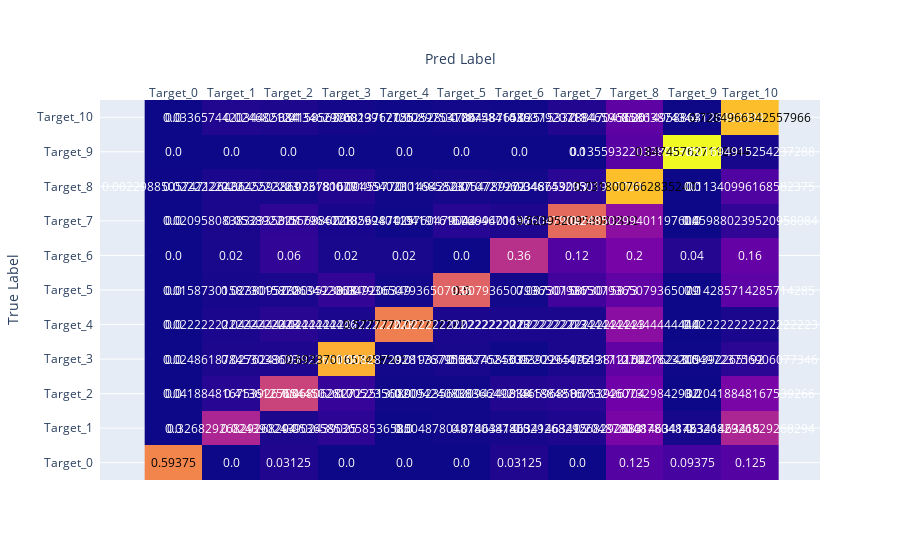

The notebook cell this image was saved under:
### Code cell
cm = confusion_matrix(oof_df[Config.target], oof_df['prediction'], normalize='true')

names = [f'Target_{i}' for i in range(11)]

fig = ff.create_annotated_heatmap(cm, x=names, y=names)
fig.update_layout(
    yaxis_title='True Label',
    xaxis_title='Pred Label',
)
fig.show()

### Figure 1 — Plotly figure (JSON) as saved in the notebook; plotly's stock layout.template omitted (floating-point values rounded to 4 significant figures)
{"data": [{"colorscale": [[0, "#0d0887"], [0.1111, "#46039f"], [0.2222, "#7201a8"], [0.3333, "#9c179e"], [0.4444, "#bd3786"], [0.5556, "#d8576b"], [0.6667, "#ed7953"], [0.7778, "#fb9f3a"], [0.8889, "#fdca26"], [1, "#f0f921"]], "reversescale": false, "showscale": false, "type": "heatmap", "x": ["Target_0", "Target_1", "Target_2", "Target_3", "Target_4", "Target_5", "Target_6", "Target_7", "Target_8", "Target_9", "Target_10"], "y": ["Target_0", "Target_1", "Target_2", "Target_3", "Target_4", "Target_5", "Target_6", "Target_7", "Target_8", "Target_9", "Target_10"], "z": [[0.5938, 0, 0.03125, 0, 0, 0, 0.03125, 0, 0.125, 0.09375, 0.125], [0, 0.3268, 0.02439, 0.05366, 0, 0.004878, 0.01463, 0.02927, 0.2049, 0.01463, 0.3268], [0, 0.04188, 0.4136, 0.06806, 0.005236, 0.005236, 0.03665, 0.04188, 0.1832, 0, 0.2042], [0, 0.02486, 0.02762, 0.6934, 0.008287, 0.01934, 0.002762, 0.0221, 0.1492, 0.002762, 0.04972], [0, 0.02222, 0.04444, 0.02222, 0.5778, 0.02222, 0.02222, 0.02222, 0.2444, 0, 0.02222], [0, 0.01587, 0.02381, 0.06349, 0.007937, 0.5, 0.007937, 0.0873, 0.1508, 0, 0.1429], [0, 0.02, 0.06, 0.02, 0.02, 0, 0.36, 0.12, 0.2, 0.04, 0.16], [0, 0.02096, 0.05389, 0.01796, 0.002994, 0.04192, 0.02994, 0.524, 0.2485, 0, 0.05988], [0.002299, 0.02222, 0.01456, 0.03678, 0.004598, 0.01686, 0.01073, 0.04674, 0.7318, 0, 0.1134], [0, 0, 0, 0, 0, 0, 0, 0, 0.1356, 0.8475, 0.01695], [0, 0.03366, 0.02468, 0.01346, 0.002992, 0.008975, 0.004488, 0.03515, 0.1466, 0.001496, 0.7285]]}], "layout": {"annotations": [{"font": {"color": "#000000"}, "showarrow": false, "text": "0.59375", "x": "Target_0", "xref": "x", "y": "Target_0", "yref": "y"}, {"font": {"color": "#FFFFFF"}, "showarrow": false, "text": "0.0", "x": "Target_1", "xref": "x", "y": "Target_0", "yref": "y"}, {"font": {"color": "#FFFFFF"}, "showarrow": false, "text": "0.03125", "x": "Target_2", "xref": "x", "y": "Target_0", "yref": "y"}, {"font": {"color": "#FFFFFF"}, "showarrow": false, "text": "0.0", "x": "Target_3", "xref": "x", "y": "Target_0", "yref": "y"}, {"font": {"color": "#FFFFFF"}, "showarrow": false, "text": "0.0", "x": "Target_4", "xref": "x", "y": "Target_0", "yref": "y"}, {"font": {"color": "#FFFFFF"}, "showarrow": false, "text": "0.0", "x": "Target_5", "xref": "x", "y": "Target_0", "yref": "y"}, {"font": {"color": "#FFFFFF"}, "showarrow": false, "text": "0.03125", "x": "Target_6", "xref": "x", "y": "Target_0", "yref": "y"}, {"font": {"color": "#FFFFFF"}, "showarrow": false, "text": "0.0", "x": "Target_7", "xref": "x", "y": "Target_0", "yref": "y"}, {"font": {"color": "#FFFFFF"}, "showarrow": false, "text": "0.125", "x": "Target_8", "xref": "x", "y": "Target_0", "yref": "y"}, {"font": {"color": "#FFFFFF"}, "showarrow": false, "text": "0.09375", "x": "Target_9", "xref": "x", "y": "Target_0", "yref": "y"}, {"font": {"color": "#FFFFFF"}, "showarrow": false, "text": "0.125", "x": "Target_10", "xref": "x", "y": "Target_0", "yref": "y"}, {"font": {"color": "#FFFFFF"}, "showarrow": false, "text": "0.0", "x": "Target_0", "xref": "x", "y": "Target_1", "yref": "y"}, {"font": {"color": "#FFFFFF"}, "showarrow": false, "text": "0.32682926829268294", "x": "Target_1", "xref": "x", "y": "Target_1", "yref": "y"}, {"font": {"color": "#FFFFFF"}, "showarrow": false, "text": "0.024390243902439025", "x": "Target_2", "xref": "x", "y": "Target_1", "yref": "y"}, {"font": {"color": "#FFFFFF"}, "showarrow": false, "text": "0.05365853658536585", "x": "Target_3", "xref": "x", "y": "Target_1", "yref": "y"}, {"font": {"color": "#FFFFFF"}, "showarrow": false, "text": "0.0", "x": "Target_4", "xref": "x", "y": "Target_1", "yref": "y"}, {"font": {"color": "#FFFFFF"}, "showarrow": false, "text": "0.004878048780487805", "x": "Target_5", "xref": "x", "y": "Target_1", "yref": "y"}, {"font": {"color": "#FFFFFF"}, "showarrow": false, "text": "0.014634146341463415", "x": "Target_6", "xref": "x", "y": "Target_1", "yref": "y"}, {"font": {"color": "#FFFFFF"}, "showarrow": false, "text": "0.02926829268292683", "x": "Target_7", "xref": "x", "y": "Target_1", "yref": "y"}, {"font": {"color": "#FFFFFF"}, "showarrow": false, "text": "0.2048780487804878", "x": "Target_8", "xref": "x", "y": "Target_1", "yref": "y"}, {"font": {"color": "#FFFFFF"}, "showarrow": false, "text": "0.014634146341463415", "x": "Target_9", "xref": "x", "y": "Target_1", "yref": "y"}, {"font": {"color": "#FFFFFF"}, "showarrow": false, "text": "0.32682926829268294", "x": "Target_10", "xref": "x", "y": "Target_1", "yref": "y"}, {"font": {"color": "#FFFFFF"}, "showarrow": false, "text": "0.0", "x": "Target_0", "xref": "x", "y": "Target_2", "yref": "y"}, {"font": {"color": "#FFFFFF"}, "showarrow": false, "text": "0.041884816753926704", "x": "Target_1", "xref": "x", "y": "Target_2", "yref": "y"}, {"font": {"color": "#FFFFFF"}, "showarrow": false, "text": "0.41361256544502617", "x": "Target_2", "xref": "x", "y": "Target_2", "yref": "y"}, {"font": {"color": "#FFFFFF"}, "showarrow": false, "text": "0.06806282722513089", "x": "Target_3", "xref": "x", "y": "Target_2", "yref": "y"}, {"font": {"color": "#FFFFFF"}, "showarrow": false, "text": "0.005235602094240838", "x": "Target_4", "xref": "x", "y": "Target_2", "yref": "y"}, {"font": {"color": "#FFFFFF"}, "showarrow": false, "text": "0.005235602094240838", "x": "Target_5", "xref": "x", "y": "Target_2", "yref": "y"}, {"font": {"color": "#FFFFFF"}, "showarrow": false, "text": "0.03664921465968586", "x": "Target_6", "xref": "x", "y": "Target_2", "yref": "y"}, {"font": {"color": "#FFFFFF"}, "showarrow": false, "text": "0.041884816753926704", "x": "Target_7", "xref": "x", "y": "Target_2", "yref": "y"}, {"font": {"color": "#FFFFFF"}, "showarrow": false, "text": "0.18324607329842932", "x": "Target_8", "xref": "x", "y": "Target_2", "yref": "y"}, {"font": {"color": "#FFFFFF"}, "showarrow": false, "text": "0.0", "x": "Target_9", "xref": "x", "y": "Target_2", "yref": "y"}, {"font": {"color": "#FFFFFF"}, "showarrow": false, "text": "0.20418848167539266", "x": "Target_10", "xref": "x", "y": "Target_2", "yref": "y"}, {"font": {"color": "#FFFFFF"}, "showarrow": false, "text": "0.0", "x": "Target_0", "xref": "x", "y": "Target_3", "yref": "y"}, {"font": {"color": "#FFFFFF"}, "showarrow": false, "text": "0.024861878453038673", "x": "Target_1", "xref": "x", "y": "Target_3", "yref": "y"}, {"font": {"color": "#FFFFFF"}, "showarrow": false, "text": "0.027624309392265192", "x": "Target_2", "xref": "x", "y": "Target_3", "yref": "y"}, {"font": {"color": "#000000"}, "showarrow": false, "text": "0.6933701657458563", "x": "Target_3", "xref": "x", "y": "Target_3", "yref": "y"}, {"font": {"color": "#FFFFFF"}, "showarrow": false, "text": "0.008287292817679558", "x": "Target_4", "xref": "x", "y": "Target_3", "yref": "y"}, {"font": {"color": "#FFFFFF"}, "showarrow": false, "text": "0.019337016574585635", "x": "Target_5", "xref": "x", "y": "Target_3", "yref": "y"}, {"font": {"color": "#FFFFFF"}, "showarrow": false, "text": "0.0027624309392265192", "x": "Target_6", "xref": "x", "y": "Target_3", "yref": "y"}, {"font": {"color": "#FFFFFF"}, "showarrow": false, "text": "0.022099447513812154", "x": "Target_7", "xref": "x", "y": "Target_3", "yref": "y"}, {"font": {"color": "#FFFFFF"}, "showarrow": false, "text": "0.14917127071823205", "x": "Target_8", "xref": "x", "y": "Target_3", "yref": "y"}, {"font": {"color": "#FFFFFF"}, "showarrow": false, "text": "0.0027624309392265192", "x": "Target_9", "xref": "x", "y": "Target_3", "yref": "y"}, {"font": {"color": "#FFFFFF"}, "showarrow": false, "text": "0.049723756906077346", "x": "Target_10", "xref": "x", "y": "Target_3", "yref": "y"}, {"font": {"color": "#FFFFFF"}, "showarrow": false, "text": "0.0", "x": "Target_0", "xref": "x", "y": "Target_4", "yref": "y"}, {"font": {"color": "#FFFFFF"}, "showarrow": false, "text": "0.022222222222222223", "x": "Target_1", "xref": "x", "y": "Target_4", "yref": "y"}, {"font": {"color": "#FFFFFF"}, "showarrow": false, "text": "0.044444444444444446", "x": "Target_2", "xref": "x", "y": "Target_4", "yref": "y"}, {"font": {"color": "#FFFFFF"}, "showarrow": false, "text": "0.022222222222222223", "x": "Target_3", "xref": "x", "y": "Target_4", "yref": "y"}, {"font": {"color": "#000000"}, "showarrow": false, "text": "0.5777777777777777", "x": "Target_4", "xref": "x", "y": "Target_4", "yref": "y"}, {"font": {"color": "#FFFFFF"}, "showarrow": false, "text": "0.022222222222222223", "x": "Target_5", "xref": "x", "y": "Target_4", "yref": "y"}, {"font": {"color": "#FFFFFF"}, "showarrow": false, "text": "0.022222222222222223", "x": "Target_6", "xref": "x", "y": "Target_4", "yref": "y"}, {"font": {"color": "#FFFFFF"}, "showarrow": false, "text": "0.022222222222222223", "x": "Target_7", "xref": "x", "y": "Target_4", "yref": "y"}, {"font": {"color": "#FFFFFF"}, "showarrow": false, "text": "0.24444444444444444", "x": "Target_8", "xref": "x", "y": "Target_4", "yref": "y"}, {"font": {"color": "#FFFFFF"}, "showarrow": false, "text": "0.0", "x": "Target_9", "xref": "x", "y": "Target_4", "yref": "y"}, {"font": {"color": "#FFFFFF"}, "showarrow": false, "text": "0.022222222222222223", "x": "Target_10", "xref": "x", "y": "Target_4", "yref": "y"}, {"font": {"color": "#FFFFFF"}, "showarrow": false, "text": "0.0", "x": "Target_0", "xref": "x", "y": "Target_5", "yref": "y"}, {"font": {"color": "#FFFFFF"}, "showarrow": false, "text": "0.015873015873015872", "x": "Target_1", "xref": "x", "y": "Target_5", "yref": "y"}, {"font": {"color": "#FFFFFF"}, "showarrow": false, "text": "0.023809523809523808", "x": "Target_2", "xref": "x", "y": "Target_5", "yref": "y"}, {"font": {"color": "#FFFFFF"}, "showarrow": false, "text": "0.06349206349206349", "x": "Target_3", "xref": "x", "y": "Target_5", "yref": "y"}, {"font": {"color": "#FFFFFF"}, "showarrow": false, "text": "0.007936507936507936", "x": "Target_4", "xref": "x", "y": "Target_5", "yref": "y"}, {"font": {"color": "#000000"}, "showarrow": false, "text": "0.5", "x": "Target_5", "xref": "x", "y": "Target_5", "yref": "y"}, {"font": {"color": "#FFFFFF"}, "showarrow": false, "text": "0.007936507936507936", "x": "Target_6", "xref": "x", "y": "Target_5", "yref": "y"}, {"font": {"color": "#FFFFFF"}, "showarrow": false, "text": "0.0873015873015873", "x": "Target_7", "xref": "x", "y": "Target_5", "yref": "y"}, {"font": {"color": "#FFFFFF"}, "showarrow": false, "text": "0.15079365079365079", "x": "Target_8", "xref": "x", "y": "Target_5", "yref": "y"}, {"font": {"color": "#FFFFFF"}, "showarrow": false, "text": "0.0", "x": "Target_9", "xref": "x", "y": "Target_5", "yref": "y"}, {"font": {"color": "#FFFFFF"}, "showarrow": false, "text": "0.14285714285714285", "x": "Target_10", "xref": "x", "y": "Target_5", "yref": "y"}, {"font": {"color": "#FFFFFF"}, "showarrow": false, "text": "0.0", "x": "Target_0", "xref": "x", "y": "Target_6", "yref": "y"}, {"font": {"color": "#FFFFFF"}, "showarrow": false, "text": "0.02", "x": "Target_1", "xref": "x", "y": "Target_6", "yref": "y"}, {"font": {"color": "#FFFFFF"}, "showarrow": false, "text": "0.06", "x": "Target_2", "xref": "x", "y": "Target_6", "yref": "y"}, {"font": {"color": "#FFFFFF"}, "showarrow": false, "text": "0.02", "x": "Target_3", "xref": "x", "y": "Target_6", "yref": "y"}, {"font": {"color": "#FFFFFF"}, "showarrow": false, "text": "0.02", "x": "Target_4", "xref": "x", "y": "Target_6", "yref": "y"}, {"font": {"color": "#FFFFFF"}, "showarrow": false, "text": "0.0", "x": "Target_5", "xref": "x", "y": "Target_6", "yref": "y"}, {"font": {"color": "#FFFFFF"}, "showarrow": false, "text": "0.36", "x": "Target_6", "xref": "x", "y": "Target_6", "yref": "y"}, {"font": {"color": "#FFFFFF"}, "showarrow": false, "text": "0.12", "x": "Target_7", "xref": "x", "y": "Target_6", "yref": "y"}, {"font": {"color": "#FFFFFF"}, "showarrow": false, "text": "0.2", "x": "Target_8", "xref": "x", "y": "Target_6", "yref": "y"}, {"font": {"color": "#FFFFFF"}, "showarrow": false, "text": "0.04", "x": "Target_9", "xref": "x", "y": "Target_6", "yref": "y"}, {"font": {"color": "#FFFFFF"}, "showarrow": false, "text": "0.16", "x": "Target_10", "xref": "x", "y": "Target_6", "yref": "y"}, {"font": {"color": "#FFFFFF"}, "showarrow": false, "text": "0.0", "x": "Target_0", "xref": "x", "y": "Target_7", "yref": "y"}, {"font": {"color": "#FFFFFF"}, "showarrow": false, "text": "0.020958083832335328", "x": "Target_1", "xref": "x", "y": "Target_7", "yref": "y"}, {"font": {"color": "#FFFFFF"}, "showarrow": false, "text": "0.05389221556886228", "x": "Target_2", "xref": "x", "y": "Target_7", "yref": "y"}, {"font": {"color": "#FFFFFF"}, "showarrow": false, "text": "0.017964071856287425", "x": "Target_3", "xref": "x", "y": "Target_7", "yref": "y"}, {"font": {"color": "#FFFFFF"}, "showarrow": false, "text": "0.0029940119760479044", "x": "Target_4", "xref": "x", "y": "Target_7", "yref": "y"}, {"font": {"color": "#FFFFFF"}, "showarrow": false, "text": "0.041916167664670656", "x": "Target_5", "xref": "x", "y": "Target_7", "yref": "y"}, {"font": {"color": "#FFFFFF"}, "showarrow": false, "text": "0.029940119760479042", "x": "Target_6", "xref": "x", "y": "Target_7", "yref": "y"}, {"font": {"color": "#000000"}, "showarrow": false, "text": "0.5239520958083832", "x": "Target_7", "xref": "x", "y": "Target_7", "yref": "y"}, {"font": {"color": "#FFFFFF"}, "showarrow": false, "text": "0.24850299401197604", "x": "Target_8", "xref": "x", "y": "Target_7", "yref": "y"}, {"font": {"color": "#FFFFFF"}, "showarrow": false, "text": "0.0", "x": "Target_9", "xref": "x", "y": "Target_7", "yref": "y"}, {"font": {"color": "#FFFFFF"}, "showarrow": false, "text": "0.059880239520958084", "x": "Target_10", "xref": "x", "y": "Target_7", "yref": "y"}, {"font": {"color": "#FFFFFF"}, "showarrow": false, "text": "0.0022988505747126436", "x": "Target_0", "xref": "x", "y": "Target_8", "yref": "y"}, {"font": {"color": "#FFFFFF"}, "showarrow": false, "text": "0.022222222222222223", "x": "Target_1", "xref": "x", "y": "Target_8", "yref": "y"}, {"font": {"color": "#FFFFFF"}, "showarrow": false, "text": "0.014559386973180077", "x": "Target_2", "xref": "x", "y": "Target_8", "yref": "y"}, {"font": {"color": "#FFFFFF"}, "showarrow": false, "text": "0.0367816091954023", "x": "Target_3", "xref": "x", "y": "Target_8", "yref": "y"}, {"font": {"color": "#FFFFFF"}, "showarrow": false, "text": "0.004597701149425287", "x": "Target_4", "xref": "x", "y": "Target_8", "yref": "y"}, {"font": {"color": "#FFFFFF"}, "showarrow": false, "text": "0.01685823754789272", "x": "Target_5", "xref": "x", "y": "Target_8", "yref": "y"}, {"font": {"color": "#FFFFFF"}, "showarrow": false, "text": "0.010727969348659003", "x": "Target_6", "xref": "x", "y": "Target_8", "yref": "y"}, {"font": {"color": "#FFFFFF"}, "showarrow": false, "text": "0.04674329501915709", "x": "Target_7", "xref": "x", "y": "Target_8", "yref": "y"}, {"font": {"color": "#000000"}, "showarrow": false, "text": "0.7318007662835249", "x": "Target_8", "xref": "x", "y": "Target_8", "yref": "y"}, {"font": {"color": "#FFFFFF"}, "showarrow": false, "text": "0.0", "x": "Target_9", "xref": "x", "y": "Target_8", "yref": "y"}, {"font": {"color": "#FFFFFF"}, "showarrow": false, "text": "0.11340996168582375", "x": "Target_10", "xref": "x", "y": "Target_8", "yref": "y"}, {"font": {"color": "#FFFFFF"}, "showarrow": false, "text": "0.0", "x": "Target_0", "xref": "x", "y": "Target_9", "yref": "y"}, {"font": {"color": "#FFFFFF"}, "showarrow": false, "text": "0.0", "x": "Target_1", "xref": "x", "y": "Target_9", "yref": "y"}, {"font": {"color": "#FFFFFF"}, "showarrow": false, "text": "0.0", "x": "Target_2", "xref": "x", "y": "Target_9", "yref": "y"}, {"font": {"color": "#FFFFFF"}, "showarrow": false, "text": "0.0", "x": "Target_3", "xref": "x", "y": "Target_9", "yref": "y"}, {"font": {"color": "#FFFFFF"}, "showarrow": false, "text": "0.0", "x": "Target_4", "xref": "x", "y": "Target_9", "yref": "y"}, {"font": {"color": "#FFFFFF"}, "showarrow": false, "text": "0.0", "x": "Target_5", "xref": "x", "y": "Target_9", "yref": "y"}, {"font": {"color": "#FFFFFF"}, "showarrow": false, "text": "0.0", "x": "Target_6", "xref": "x", "y": "Target_9", "yref": "y"}, {"font": {"color": "#FFFFFF"}, "showarrow": false, "text": "0.0", "x": "Target_7", "xref": "x", "y": "Target_9", "yref": "y"}, {"font": {"color": "#FFFFFF"}, "showarrow": false, "text": "0.13559322033898305", "x": "Target_8", "xref": "x", "y": "Target_9", "yref": "y"}, {"font": {"color": "#000000"}, "showarrow": false, "text": "0.847457627118644", "x": "Target_9", "xref": "x", "y": "Target_9", "yref": "y"}, {"font": {"color": "#FFFFFF"}, "showarrow": false, "text": "0.01694915254237288", "x": "Target_10", "xref": "x", "y": "Target_9", "yref": "y"}, {"font": {"color": "#FFFFFF"}, "showarrow": false, "text": "0.0", "x": "Target_0", "xref": "x", "y": "Target_10", "yref": "y"}, {"font": {"color": "#FFFFFF"}, "showarrow": false, "text": "0.033657442034405384", "x": "Target_1", "xref": "x", "y": "Target_10", "yref": "y"}, {"font": {"color": "#FFFFFF"}, "showarrow": false, "text": "0.02468212415856395", "x": "Target_2", "xref": "x", "y": "Target_10", "yref": "y"}, {"font": {"color": "#FFFFFF"}, "showarrow": false, "text": "0.013462976813762155", "x": "Target_3", "xref": "x", "y": "Target_10", "yref": "y"}, {"font": {"color": "#FFFFFF"}, "showarrow": false, "text": "0.0029917726252804786", "x": "Target_4", "xref": "x", "y": "Target_10", "yref": "y"}, {"font": {"color": "#FFFFFF"}, "showarrow": false, "text": "0.008975317875841436", "x": "Target_5", "xref": "x", "y": "Target_10", "yref": "y"}, {"font": {"color": "#FFFFFF"}, "showarrow": false, "text": "0.004487658937920718", "x": "Target_6", "xref": "x", "y": "Target_10", "yref": "y"}, {"font": {"color": "#FFFFFF"}, "showarrow": false, "text": "0.035153328347045626", "x": "Target_7", "xref": "x", "y": "Target_10", "yref": "y"}, {"font": {"color": "#FFFFFF"}, "showarrow": false, "text": "0.14659685863874344", "x": "Target_8", "xref": "x", "y": "Target_10", "yref": "y"}, {"font": {"color": "#FFFFFF"}, "showarrow": false, "text": "0.0014958863126402393", "x": "Target_9", "xref": "x", "y": "Target_10", "yref": "y"}, {"font": {"color": "#000000"}, "showarrow": false, "text": "0.7284966342557966", "x": "Target_10", "xref": "x", "y": "Target_10", "yref": "y"}], "xaxis": {"dtick": 1, "gridcolor": "rgb(0, 0, 0)", "side": "top", "ticks": "", "title": {"text": "Pred Label"}}, "yaxis": {"dtick": 1, "ticks": "", "ticksuffix": "  ", "title": {"text": "True Label"}}}}
